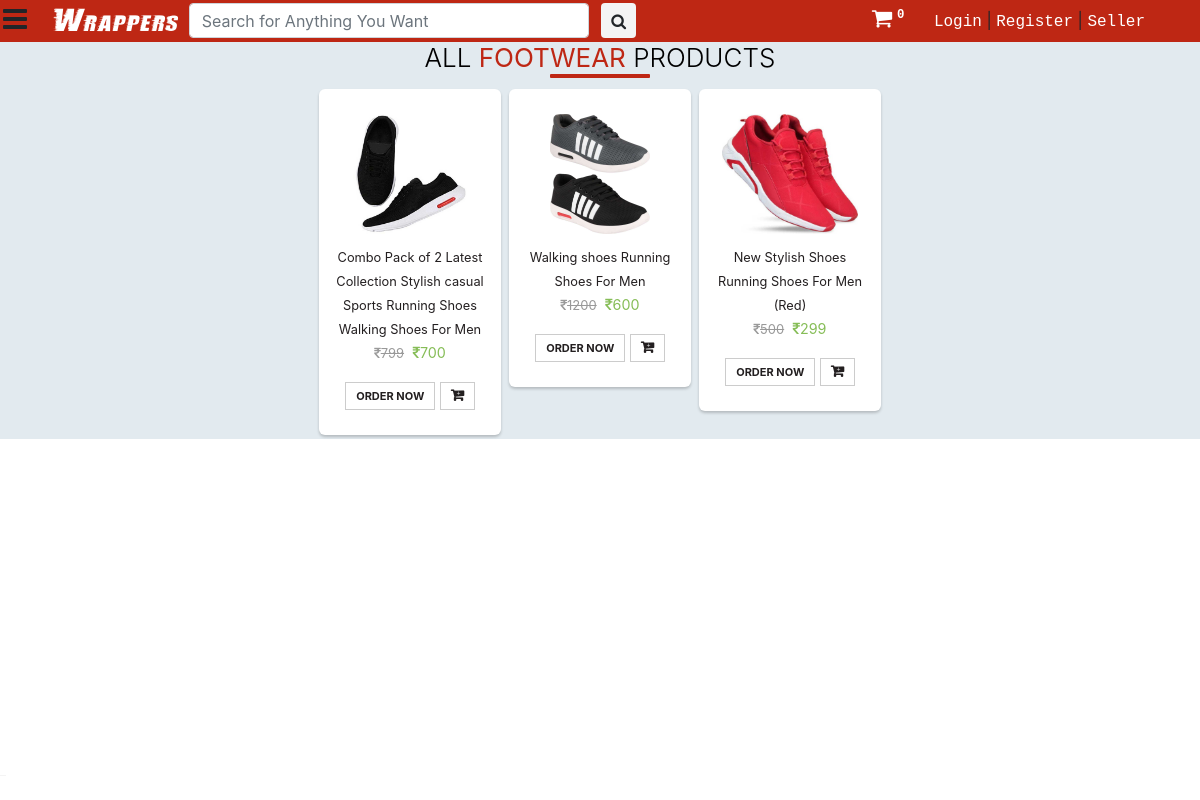
Before: /products/Footwear with the older database file.
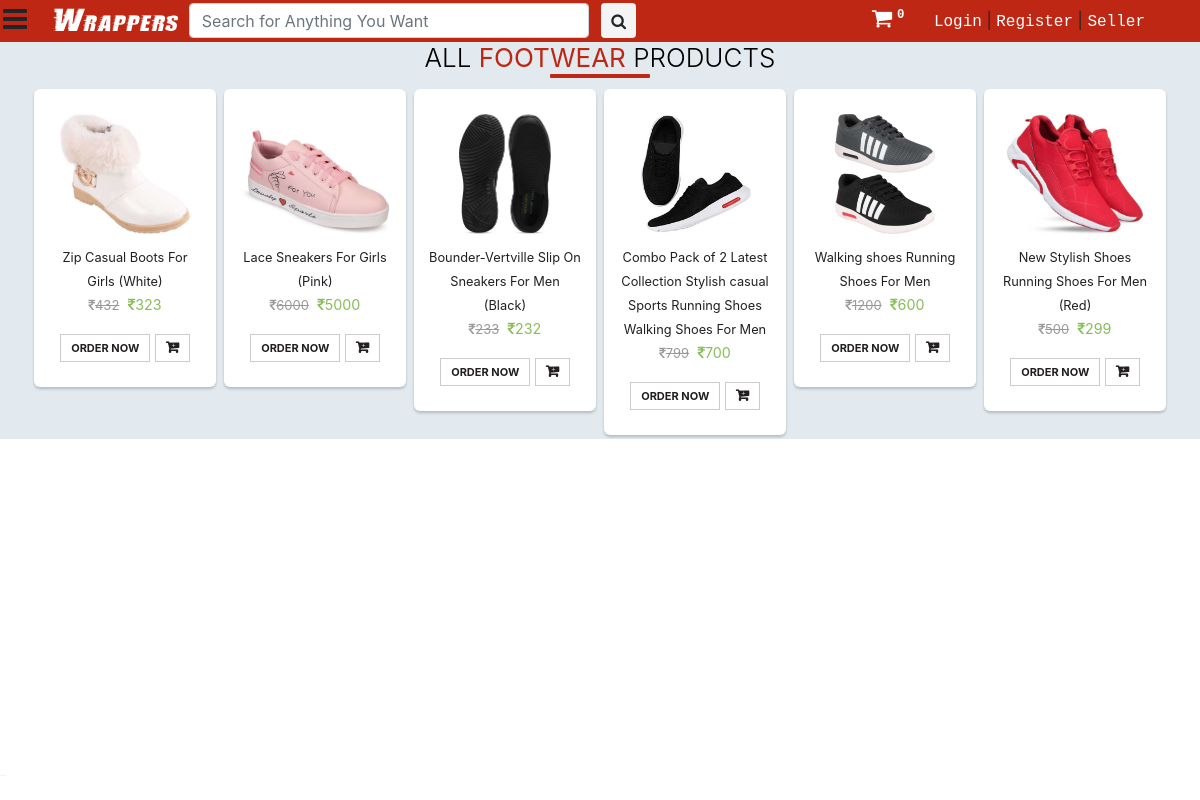
After: the same page with the newer database file.
### saler/models.py (models this page shows, shortened)
class category(models.Model):
	name = models.CharField(max_length=50, default="")
	sub_Categories  = models.TextField(default="")
	def __str__(self):
		return f'{self.name}'

class Product(models.Model):
	GST_CHOICES = (("0",'0'),("3",'3'),("5",'5'),("12",'12'),("18",'18'),("28",'28'))
	product_id = models.BigAutoField(primary_key=True)
	product_id2 = models.CharField(max_length=100,default='')
	shop = models.ForeignKey(User, on_delete=models.CASCADE,default='')
	product_name = models.CharField(max_length=100)
	category = models.ForeignKey(category, default="", verbose_name="Category", on_delete=models.SET_DEFAULT, null=True)
	subcategory = models.CharField(max_length=50, default="")
	price = models.IntegerField(default=0)
	price_not = models.IntegerField(default=999)
	desc = models.TextField()
	gst = models.CharField(default='0',max_length=3,choices=GST_CHOICES)
	pub_date = models.DateField(auto_now=True)
	image1 = models.ImageField(upload_to='products/images', default="",null=True)
	image2 = models.ImageField(upload_to='products/images', default="",null=True,blank=True)
	image3 = models.ImageField(upload_to='products/images', default="",null=True,blank=True)
	image4 = models.ImageField(upload_to='products/images', default="",null=True,blank=True)
	image5 = models.ImageField(upload_to='products/images', default="",null=True,blank=True)

### main/views.py (the view, shortened to what this page needs)
# urls.py: path("products/<str:catg>", views.view_all, name="products_view_all"),
def view_all(request, catg):
	if catg=='dow':
		params = {
			'product':[i for i in dow.objects.all()][::-1],
			'catg':'Deal of the Week',
			'cart_element_no' : len([p for p in Cart.objects.all() if p.user == request.user]),
			'category':category.objects.all(),
			}
		return render(request, 'main/view_dow.html', params)
	else:
		prod = []
		for p in [i for i in Product.objects.all() if str(i.category) == catg]:
			prod.append([p,[item for item in ProductSize.objects.filter(product=p)]])
		params = {
			'product':prod,
			'catg':catg,
			'cart_element_no' : len([p for p in Cart.objects.all() if p.user == request.user]),
			'category':category.objects.all(),
			}
	return render(request, 'main/view_all.html', params)

### saler/templatetags/app_tags.py (called while the page is built)
@register.filter(name='split')
def split(str, key):
    return str.split(key)

### main/templates/main/view_all.html (shortened to what this page needs)
{% extends 'main/base.html' %}
{% load static %}
{% block main_body %}
<div class="container-fluid" style="background-color: #e2eaef;">
		<h2>All <b>{{catg}}</b> Products</h2>
		<div class="row pt-1" style="justify-content: center;">
			{% for i in product reversed %}
			<div class="p-1 prod1212">
				<a href="{% url 'home' %}product/{{i.0.product_id}}" style="text-decoration: none; color: #231f20">
				<div class="thumb-wrapper">
					<div class="img-box">
						<img src="{{i.0.image1.url}}" class="img-responsive img-fluid" alt="">
					</div>
					<div class="thumb-content">
						<small>{{i.0.product_name}}</small>
						<p class="item-price"><strike><i class="fa fa-inr"
														aria-hidden="true"></i>{{i.0.price_not}}</strike> <span><i class="fa fa-inr"
												aria-hidden="true"></i>{{i.0.price}}</span></p>
						<div>
							{% if i.1 %}
							<a p_id="{{i.0.product_id}}" class="btn btn-primary oprbtn" id="ord{{i.0.product_id}}">Order Now</a>
							<a p_id="{{i.0.product_id}}" class="btn btn-primary oprbtn"  style="padding: 5px 10px 5px 5px;" id="atc{{i.0.product_id}}"><i class="fa fa-cart-plus" aria-hidden="true"></i></a>
										{% endif %}
						</div>
					</div>
				</div>
				</a>
			</div>
			{% endfor %}
		</div>
</div>
{% endblock main_body %}

### main/templates/main/base.html (shortened to what this page needs)
<!DOCTYPE html>
<html>
<head>
	{% load static %}
	{% load app_tags %}
	<link href="{% static 'main/css/bootstrap.min.css' %}" rel="stylesheet" type="text/css" media="all" />
	<link href="{% static 'main/css/style.css' %}" rel="stylesheet" type="text/css" media="all" />
	<link href="{% static 'saler/font-awesome/css/font-awesome.min.css' %}" rel="stylesheet">
</head>
<body>
	<nav class="main_nav" id="main_nav">
		<div class="container">
			<div class="nav_links">
				<a href="{% url 'home' %}" class="logo">Wrappers</i></a>
				<form class="form-inline my-2 my-lg-0 serch" action="/search">
					<input class="form-control mr-sm-2" type="search" placeholder="Search for Anything You Want"
						aria-label="Search" name="query">
					<button class="btn" type="submit" style="margin: 0;"><i class="fa fa-search"
							aria-hidden="true"></i></button>
				</form>
			</div>
			<div class="user_links pt-1">
				<a href="{% url 'main_cart' %}" style="font-size: 22px; color: #fff; margin-right: 20px;"><i
						class="fa fa-shopping-cart" aria-hidden="true"></i><sup><span class="badge"
							id="cart_no">{{cart_element_no}}</span></sup></a>
				{% if request.user.is_authenticated %}
				<a href="##" data-container="body" data-toggle="popover" data-placement="bottom" data-trigger="focus"
					data-html="true"
					data-content="<a href='{% url 'myorders' %}'>My Order</a><br><a href='{% url 'account_settings' %}'>Account Settings</a>"><img
						src="{{request.user.userdetail.photo.url}}"
						style="height: 20px; width: 20px; border-radius: 10px; margin-right: 3px;">{{request.user.first_name}}</a>&nbsp;|
				<a href="{% url 'logout' %}">Logout</a>
				{% else %}
				<a href="{% url 'login' %}">Login</a>&nbsp;|
				<a href="{% url 'signup' %}">Register</a>&nbsp;|
				<a href="{% url 'seller_signup' %}">Seller</a>
				{% endif %}
			</div>
		</div>
	</nav>
	<header id="navheader">
		<section class="social_media">
		</section>
	</header>
	<a class="menu_bar"><i class="fa fa-bars" aria-hidden="true"></i></a>
	<main class="" id="menu_close">
		{% block main_body %}
		{% endblock main_body %}
	</main>
</body>
</html>

### main/static/main/css/style.css (style rules this page uses)
body a { text-decoration:none; transition:0.5s all; -webkit-transition:0.5s all; -moz-transition:0.5s all; -o-transition:0.5s all; -ms-transition:0.5s all; }
.menu_bar { position: fixed; top: -2px; left: 3px; z-index: 99; color: #fff; font-size: 28px; }
main { transition: all 300ms linear; padding-top: 42px; }
.main_nav input { height: 35px; }
.main_nav button { background-color: #f4f4f4; height: 35px; padding: 0 9px 0 9px; }
.main_nav { height: 42px; width: 100%; position: fixed; background-color: #be2714; z-index: 99; }
.main_nav .serch { display: inline; float: right; padding: 3px 0 0 10px; }
.main_nav .serch input { width: 400px; }
.main_nav .nav_links { float: left; margin-left: 10px; }
.main_nav .nav_links .logo { font-size: 28px; font-family: stormextrabold; color: #fff; }
.main_nav .nav_links a { font-family: Courier New; color: #fff; }
.main_nav .user_links { float: right; margin-right: 10px }
.main_nav .user_links a { font-family: Courier New; color: #fff; }
header { transition: all 300ms linear; top: 42px; left: -200px; height: 100%; width: 200px; background-color: #231f20; position: fixed; color: #fff; overflow: unset; z-index: 99; }
header .social_media { margin-left: 1px; bottom: 0; position: fixed; border-top: #f4f4f4 1px solid; }
.item-price { font-size: 13px; padding: 2px 0; }
.item-price strike { color: #999; margin-right: 5px; }
.item-price span { color: #86bd57; font-size: 110%; }

### main/templates/main/view_all.html (style rules this page uses)
.prod1212 .thumb-wrapper { padding: 25px 15px; background: #fff; border-radius: 6px; text-align: center; position: relative; box-shadow: 0 2px 3px rgba(0,0,0,0.2); }
.prod1212 .img-box { height: 120px; margin-bottom: 10px; width: 100%; position: relative; }
.prod1212 img { max-width: 100%; max-height: 100%; display: inline-block; position: absolute; bottom: 0; margin: 0 auto; left: 0; right: 0; }
.prod1212 .thumb-content .btn { color: #231f20; border-radius: 0; font-size: 11px; text-transform: uppercase; font-weight: bold; background: none; border: 1px solid #ccc; padding: 5px 10px; line-height: 16px; }
.prod1212 .thumb-content .btn i { font-size: 14px; font-weight: bold; margin-left: 5px; }
h2 { color: #000; font-size: 26px; font-weight: 300; text-align: center; text-transform: uppercase; position: relative; }
h2 b { color: #be2714; }
h2::after { content: ""; width: 100px; position: absolute; margin: 0 auto; height: 4px; border-radius: 1px; background: #be2714; left: 0; right: 0; bottom: -5px; }
.item-price { font-size: 13px; padding: 2px 0; }
.prod1212 { width: 190px; }

Changed rows visible on the page:
added Product: image1 (picture), product_name "Zip Casual Boots For Girls (White)", price_not "432", price "323"
added Product: image1 (picture), product_name "Lace Sneakers For Girls (Pink)", price_not "6000", price "5000"
added Product: image1 (picture), product_name "Bounder-Vertville Slip On Sneakers For Men (Black)", price_not "233", price "232"
